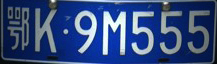
%> input picture Matlab车牌识别/鄂K9M555.jpg, 217 x 64 px
$ octave eK9M555.m   (GNU Octave 9; MATLAB toolbox functions it lacks are replaced by stand-ins)
%> lines starting %> are read from the running program, lines starting %| are printed output that depends on the picture; in (x1, y1, x2, y2) boxes, pixels count from 0 and x2, y2 are one past the last pixel; in counts of white or black regions, pixels touching at a corner belong together; the program's own positions count from 1
### Matlab车牌识别/tofloat.m
function [out, revertclass] = tofloat(in)
%TOFLOAT Convert image to floating point
%   [OUT, REVERTCLASS] = TOFLOAT(IN) converts the input image IN to
%   floating-point. If IN is a double or single image, then OUT
%   equals IN.  Otherwise, OUT equals IM2SINGLE(IN).  REVERTCLASS is
%   a function handle that can be used to convert back to the class
%   of IN.

%   Copyright 2002-2009 R. C. Gonzalez, R. E. Woods, and S. L. Eddins
%   From the book Digital Image Processing Using MATLAB, 2nd ed.,
%   Gatesmark Publishing, 2009.
%
%   Book web site: http://www.imageprocessingplace.com
%   Publisher web site: http://www.gatesmark.com/DIPUM2e.htm

identity = @(x) x;
tosingle = @im2single;

table = {'uint8',   tosingle, @im2uint8
   'uint16',  tosingle, @im2uint16
   'int16',   tosingle, @im2int16
   'logical', tosingle, @logical
   'double',  identity, identity
   'single',  identity, identity};

classIndex = find(strcmp(class(in), table(:, 1)));

if isempty(classIndex)
   error('Unsupported input image class.');
end

out = table{classIndex, 2}(in);

revertclass = table{classIndex, 3};

### Matlab车牌识别/split.m
function split_img = split(img)
    [m,n] = size(img);
    top = 1;
    bottom = m;
    left = 1;
    right = n;
    %上边界
    while top <= m && sum(img(top,:)) == 0
        top = top + 1;
    end
     %下边界
     while bottom >= 1 && sum(img(bottom,:)) == 0
         bottom = bottom - 1;
     end
     %左边界
     while left >= 1 && sum(img(:,left)) == 0
         left = left + 1;
     end
     %右边界
     while right <= n && sum(img(:,right)) == 0
         right = right - 1;
     end
     %计算图像的长宽得到切割后的图像
     height = bottom - top;
     width = right - left;
     split_img = imcrop(img, [left top width height]);
end


### Matlab车牌识别/split_word.m
% [38 lines of commented-out code are left out]
function [word,result] = split_word(img)
     [m,n] = size(img);
      width = 0;
      while width+1 < n-2 && sum(img(:,width+1)) ~= 0
          width = width+1;
      end
      word = imcrop(img,[1,1,width,m]);
      %img(:, [1: width]) = 0;
      img(:, 1: width) = 0;
      img = split(img);
      result = img;
end

### Matlab车牌识别/eK9M555.m
clc;
clear;
f = imread('鄂K9M555.jpg');
%> f is the input picture: size 64x217x3 uint8; mean R, G, B 50.5, 73.9, 125.4
imshow(f);title('原图');
f = rgb2gray(f);
%> f: size 64x217 uint8
figure;
imshow(f);title('灰度图');
hf = histeq(f,10000);
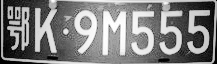
%> hf: size 64x217 uint8; min 0, max 255, mean 129
figure;
imshow(hf);title('均衡化图');
img1 = tofloat(hf);
[t,sm] = graythresh(img1);
%> t = 0.496; sm = 0.749
img = im2bw(img1,t+0.2);
%> img: size 64x217 logical; 30.6% white; 23 white regions (8 under 20 px), largest, box (x1, y1, x2, y2) and area: (102, 11, 126, 55) 642, (131, 11, 154, 55) 522, (35, 8, 57, 53) 504
figure;
imshow(img);title('二值图');
img2 = bwareaopen(img, 23);
figure;
imshow(img2);title('移除面积小于23后的图像');
[m,n] = size(img2);
%> m = 64; n = 217
for i = 1:8
    for j = 1:n
        img2(i,j) = 0;
    end
end
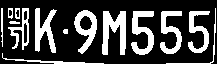
%> img2: size 64x217 logical; 27.4% white; 14 white regions, largest, box (x1, y1, x2, y2) and area: (102, 11, 126, 55) 642, (131, 11, 154, 55) 522, (35, 8, 57, 53) 504
for i = m-8:m
    for j = 1:n
        img2(i,j) = 0;
    end
end
k = 1;
while k<5
    img2(:,k) = 0;
    k = k+1;
end
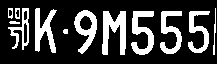
%> img2: size 64x217 logical; 25.2% white; 12 white regions, largest, box (x1, y1, x2, y2) and area: (102, 11, 126, 55) 642, (131, 11, 154, 55) 522, (35, 8, 57, 53) 504
k = n;
%> k = 217
while k>n-5
    img2(:,k) = 0;
    k = k-1;
end
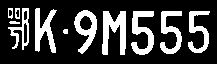
%> img2: size 64x217 logical; 24.7% white; 11 white regions, largest, box (x1, y1, x2, y2) and area: (102, 11, 126, 55) 642, (131, 11, 154, 55) 522, (35, 8, 57, 53) 504
figure;
imshow(img2);title('处理图像');
split_img = split(img2);
%> the loop in split, `while top <= m && sum(img(top,:)) == 0` made 8 passes
%> the loop in split, `while bottom >= 1 && sum(img(bottom,:)) == 0` made 9 passes
%> bottom on passes 1 to 9: 63, 62, 61, 60, 59, 58, 57, 56, 55
%> the loop in split, `while left >= 1 && sum(img(:,left)) == 0` made 8 passes
%> the loop in split, `while right <= n && sum(img(:,right)) == 0` made 7 passes
%> right on passes 1 to 7: 216, 215, 214, 213, 212, 211, 210
%> in split, `height = bottom - top;`: height = 46
%> in split, `width = right - left;`: width = 201
%> in split, `split_img = imcrop(img, [left top width height]);`: split_img: size 47x202 logical; 36.2% white; 11 white regions, largest, box (x1, y1, x2, y2) and area: (94, 3, 118, 47) 642, (123, 3, 146, 47) 522, (27, 0, 49, 45) 504
figure;
imshow(split_img);title('分割后的图像');
[word1,split_img] = split_word(split_img);
%> the loop in split_word, `while width+1 < n-2 && sum(img(:,width+1)) ~= 0` made 21 passes
%> in split_word, `word = imcrop(img,[1,1,width,m]);`: word: size 47x22 logical; 38.4% white in thin lines or dots, all inside (x1, y1, x2, y2) = (0, 0, 21, 42)
%> the loop in split (call 2), `while left >= 1 && sum(img(:,left)) == 0` made 27 passes
%> in split (call 2), `split_img = imcrop(img, [left top width height]);`: split_img: size 47x175 logical; 36.9% white; 7 white regions, largest, box (x1, y1, x2, y2) and area: (67, 3, 91, 47) 642, (96, 3, 119, 47) 522, (0, 0, 22, 45) 504
figure;
imshow(word1);title('1');

[word2,split_img] = split_word(split_img);
%> the loop in split_word (call 2), `while width+1 < n-2 && sum(img(:,width+1)) ~= 0` made 22 passes
%> in split_word (call 2), `word = imcrop(img,[1,1,width,m]);`: word: size 47x23 logical; 46.6% white; 1 white region, box (x1, y1, x2, y2) and area: (0, 0, 22, 45) 504
%> in split_word (call 2), `img(:, 1: width) = 0;`: img: size 47x175 logical; 30.8% white; 6 white regions, box (x1, y1, x2, y2) and area: (67, 3, 91, 47) 642, (96, 3, 119, 47) 522, (39, 2, 62, 46) 472, (125, 3, 147, 46) 462, (153, 3, 175, 45) 414, (28, 21, 33, 26) 23
%> in split (call 3), `split_img = imcrop(img, [left top width height]);`: split_img: size 45x147 logical; 38.3% white; 6 white regions, box (x1, y1, x2, y2) and area: (39, 1, 63, 45) 642, (68, 1, 91, 45) 522, (11, 0, 34, 44) 472, (97, 1, 119, 44) 462, (125, 1, 147, 43) 414, (0, 19, 5, 24) 23
% word2 = imrotate(word2,-5,'nearest','crop');
figure;
imshow(word2);title('2');

[word3,split_img] = split_word(split_img);
%> in split_word (call 3), `word = imcrop(img,[1,1,width,m]);`: word = 45 rows, first 8: [false false false false false false; false false false false false false; false false false false false false; false false false false false false; false false false false false false; false false false false false false; false false false false false false; false false false false false false]
%> in split_word (call 3), `img(:, 1: width) = 0;`: img: size 45x147 logical; 38% white; 5 white regions, box (x1, y1, x2, y2) and area: (39, 1, 63, 45) 642, (68, 1, 91, 45) 522, (11, 0, 34, 44) 472, (97, 1, 119, 44) 462, (125, 1, 147, 43) 414
%> in split (call 4), `split_img = imcrop(img, [left top width height]);`: split_img: size 45x136 logical; 41% white; 5 white regions, box (x1, y1, x2, y2) and area: (28, 1, 52, 45) 642, (57, 1, 80, 45) 522, (0, 0, 23, 44) 472, (86, 1, 108, 44) 462, (114, 1, 136, 43) 414
%> word3 has the same summary as word in split_word
figure;
imshow(word3);title('3');

[word4,split_img] = split_word(split_img);
%> in split_word (call 4), `word = imcrop(img,[1,1,width,m]);`: word: size 45x24 logical; 43.7% white; 1 white region, box (x1, y1, x2, y2) and area: (0, 0, 23, 44) 472
%> in split_word (call 4), `img(:, 1: width) = 0;`: img: size 45x136 logical; 33.3% white; 4 white regions, box (x1, y1, x2, y2) and area: (28, 1, 52, 45) 642, (57, 1, 80, 45) 522, (86, 1, 108, 44) 462, (114, 1, 136, 43) 414
%> in split (call 5), `split_img = imcrop(img, [left top width height]);`: split_img: size 44x108 logical; 42.9% white; 4 white regions, box (x1, y1, x2, y2) and area: (0, 0, 24, 44) 642, (29, 0, 52, 44) 522, (58, 0, 80, 43) 462, (86, 0, 108, 42) 414
figure;
imshow(word4);title('4');

[word5,split_img] = split_word(split_img);
%> the loop in split_word (call 5), `while width+1 < n-2 && sum(img(:,width+1)) ~= 0` made 24 passes
%> in split_word (call 5), `word = imcrop(img,[1,1,width,m]);`: word: size 44x25 logical; 58.4% white; 5 black regions (1 under 20 px), largest, box (x1, y1, x2, y2) and area: (6, 14, 18, 44) 302, (7, 0, 18, 11) 72, (23, 0, 25, 44) 50, (0, 0, 1, 33) 33
%> in split_word (call 5), `img(:, 1: width) = 0;`:
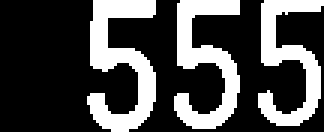
%> img: size 44x108 logical (shown 3 times larger); 29.4% white; 3 white regions, box (x1, y1, x2, y2) and area: (29, 0, 52, 44) 522, (58, 0, 80, 43) 462, (86, 0, 108, 42) 414
%> in split (call 6), `split_img = imcrop(img, [left top width height]);`: split_img: size 44x79 logical; 40.2% white; 3 white regions, box (x1, y1, x2, y2) and area: (0, 0, 23, 44) 522, (29, 0, 51, 43) 462, (57, 0, 79, 42) 414
figure;
imshow(word5);title('5');

[word6,split_img] = split_word(split_img);
%> the loop in split_word (call 6), `while width+1 < n-2 && sum(img(:,width+1)) ~= 0` made 23 passes
%> in split_word (call 6), `word = imcrop(img,[1,1,width,m]);`: word: size 44x24 logical; 49.4% white; 1 white region, box (x1, y1, x2, y2) and area: (0, 0, 23, 44) 522
%> in split_word (call 6), `img(:, 1: width) = 0;`:
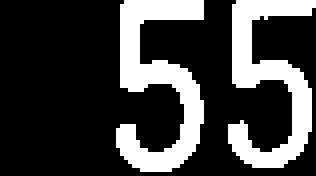
%> img: size 44x79 logical (shown 4 times larger); 25.2% white; 2 white regions, box (x1, y1, x2, y2) and area: (29, 0, 51, 43) 462, (57, 0, 79, 42) 414
%> in split (call 7), `split_img = imcrop(img, [left top width height]);`: split_img: size 43x50 logical; 40.7% white; 2 white regions, box (x1, y1, x2, y2) and area: (0, 0, 22, 43) 462, (28, 0, 50, 42) 414
figure;
imshow(word6);title('6');

[word7,split_img] = split_word(split_img);
%> in split_word (call 7), `word = imcrop(img,[1,1,width,m]);`: word: size 43x23 logical; 46.7% white; 1 white region, box (x1, y1, x2, y2) and area: (0, 0, 22, 43) 462
%> in split_word (call 7), `img(:, 1: width) = 0;`: img: size 43x50 logical; 19.3% white; 1 white region, box (x1, y1, x2, y2) and area: (28, 0, 50, 42) 414
%> in split (call 8), `split_img = imcrop(img, [left top width height]);`: split_img: size 42x22 logical; 44.8% white; 1 white region, box (x1, y1, x2, y2) and area: (0, 0, 22, 42) 414
figure;
imshow(word7);title('7');
%对每个分割的字符进行缩放
word1 = imresize(word1,[40,20]);
%> word1: size 40x20 logical; 41.1% white in thin lines or dots, all inside (x1, y1, x2, y2) = (0, 0, 19, 36)
word2 = imresize(word2,[40,20]);
%> word2: size 40x20 logical; 45.9% white; 1 white region, box (x1, y1, x2, y2) and area: (0, 0, 19, 38) 367
word3 = imresize(word3,[40,20]);
%> word3: size 40x20 logical; 7.8% white; 1 white region, box (x1, y1, x2, y2) and area: (0, 17, 17, 21) 62
word4 = imresize(word4,[40,20]);
%> word4: size 40x20 logical; 42.5% white; 1 white region, box (x1, y1, x2, y2) and area: (0, 0, 19, 39) 340
word5 = imresize(word5,[40,20]);
%> word5: size 40x20 logical; 59.1% white; 5 black regions (1 under 20 px), largest, box (x1, y1, x2, y2) and area: (5, 15, 14, 40) 201, (6, 0, 14, 9) 50, (18, 0, 20, 40) 45, (0, 0, 1, 30) 30
word6 = imresize(word6,[40,20]);
%> word6: size 40x20 logical; 47.8% white; 1 white region, box (x1, y1, x2, y2) and area: (0, 0, 19, 40) 382
word7 = imresize(word7,[40,20]);
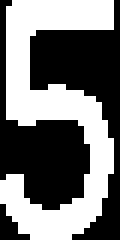
%> word7: size 40x20 logical (shown 6 times larger); 45.5% white; 1 white region, box (x1, y1, x2, y2) and area: (0, 0, 19, 40) 364
%缩放后的图像显示
figure;
subplot(1,7,1);imshow(word1);title('1');
subplot(1,7,2);imshow(word2);title('2');
subplot(1,7,3);imshow(word3);title('3');
subplot(1,7,4);imshow(word4);title('4');
subplot(1,7,5);imshow(word5);title('5');
subplot(1,7,6);imshow(word6);title('6');
subplot(1,7,7);imshow(word7);title('7');
%将图像存盘
imwrite(word1,'11.jpg');
imwrite(word2,'12.jpg');
imwrite(word3,'13.jpg');
imwrite(word4,'14.jpg');
imwrite(word5,'15.jpg');
imwrite(word6,'16.jpg');
imwrite(word7,'17.jpg');

%对每一个字符进行识别
distinguish_code = char(['0':'9' 'A':'Z' '京辽鲁陕苏豫浙贵晋蒙鄂']);

num = 1;
disp('识别结果');
for i = 1:7
    table = [];
    str = strcat('1',int2str(i));
    word = imread([str,'.jpg']);
%> word: size 40x20 uint8; min 0, max 255, mean 105.2
    sub_word = imresize(word,[40,20],'nearest');
    sub_word =  im2bw(sub_word,0.5);
    if i == 1
        bottom = 37;
        top = 47;
    elseif i == 2
        bottom = 11;
        top = 36;
    elseif i >= 3
        bottom = 1;
        top = 36;
    end
    for k  = bottom : top
        dif = zeros(40,20);
        imgname = strcat(distinguish_code(k),'.jpg');
%> (the run ends here)
